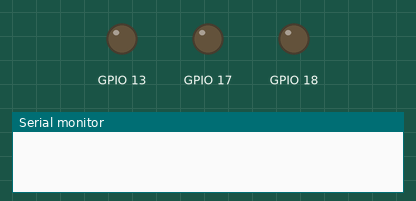
Simulated run of this sketch. Board: ESP32. Parts: output pins drawn as LEDs (lit = HIGH), the last lines printed to the serial monitor. I2S audio is not simulated (input reads silence).

Above: at 0.0 s.
At 2.5 s:
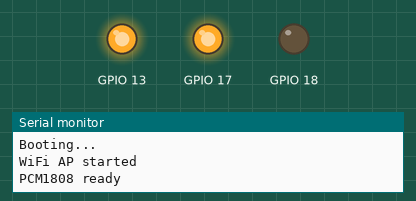
Timing chart, 0 to 4.0 s (numbered marks = the images above):
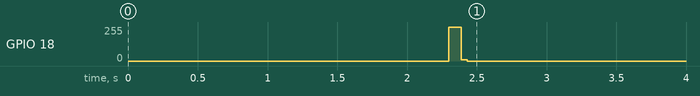

The sketch:

Sampler_code.ino.ino
```cpp
#include <WiFi.h>
#include <WiFiUdp.h>

#include "PCM1808Sampler.h"
#include "DigitalPot.h"
#include "WiFiStreamer.h"

//MODE VALG, skift til MODE_VOLT for lokal måling, MODE_RAW stream data til RPI4B
#define RUN_MODE MODE_RAW

// PCM1808Sampler, håndterer I2S og PCM1808 ADC sampling
PCM1808Sampler sampler(I2S_NUM_0);

// Digital potentiometer controlling analog gain before ADC
DigitalPot pot(18, 17, 13);

// WiFiStreamer, håndterer WIFI AP og sende UDP pakker
WiFiStreamer streamer("ESP32_Sampler", "12345678", IPAddress(192,168,4,2), 1234);

//RPI4B sender start til at starte sampling
WiFiUDP commandUdp;
const int commandPort = 1235;

// Setup
void setup()
{
    Serial.begin(115200);
    delay(2000);

    Serial.println("Booting...");

    if (RUN_MODE == MODE_RAW)
    {
        //Start Wifi og UDP streamer
        streamer.begin();
        //Lyt efter start fra RPI4B
        commandUdp.begin(commandPort);
        delay(200);
    }

    //init PCM1808 og I2S
    sampler.begin();

    //Init digital pot
    pot.begin();
    pot.calibrate();
    pot.setGain(29.0);
    delay(500);

    //Check mode: if MODE_RAW wait for start command and if MODE_VOLT print to serial monitor
    if (RUN_MODE == MODE_RAW)
    {
        Serial.println("RAW mode - waiting for START...");
    }
    else
    {
        Serial.println("VOLT mode - sampling...");
        sampler.sample(1.0, MODE_VOLT);
        Serial.println("Done");
    }
}

// Loop
void loop()
{
    //In MODE_Volt nothing happens due to printing a sample to serial monitor and then exiting
    if (RUN_MODE != MODE_RAW)
        return;

    //Check if UDP command package has been recived
    int packetSize = commandUdp.parsePacket();

    if (!packetSize)
        return; //No command do nothing

    char incoming[16];

    //Read incomming  string
    int len = commandUdp.read(incoming, sizeof(incoming) - 1);

    //Check if string is empty
    if (len <= 0)
        return;

    //Null terminate
    incoming[len] = '\0';

    //If incomming is "START", begin streaming audio
    if (strcmp(incoming, "START") == 0)
    {
        Serial.println("START received");

        streamer.reset();

        delay(50);  // giv Pi tid

        //Sample i 5 sekunder
        sampler.sample(5.0, MODE_RAW);

        Serial.println("Sampling done");
    }
}
```

DigitalPot.cpp
```cpp
#include "DigitalPot.h"

DigitalPot::DigitalPot(int inc, int ud, int cs)
: pinINC(inc), pinUD(ud), pinCS(cs), currentStep(0)
{}

void DigitalPot::begin() {
    pinMode(pinINC, OUTPUT);
    pinMode(pinUD, OUTPUT);
    pinMode(pinCS, OUTPUT);

    digitalWrite(pinINC, HIGH);
    digitalWrite(pinCS, HIGH);
    digitalWrite(pinUD, LOW);

    delay(50);
}

void DigitalPot::pulseINC() {
    digitalWrite(pinINC, HIGH);
    delayMicroseconds(10);
    digitalWrite(pinINC, LOW);
    delayMicroseconds(10);
}

void DigitalPot::beginDS() {
    digitalWrite(pinCS, LOW);
    delayMicroseconds(5);
}

void DigitalPot::endDS() {
    digitalWrite(pinCS, HIGH);
    delay(5);
}

void DigitalPot::calibrate() {

    beginDS();
    digitalWrite(pinUD, LOW);
    delayMicroseconds(10);

    for (int i = 0; i < 120; i++)
        pulseINC();

    endDS();
    currentStep = 0;
}

void DigitalPot::setStep(int logicalStep) {

    logicalStep = constrain(logicalStep, 0, MAX_STEP);
    int targetStep = MAX_STEP - logicalStep;
    int diff = targetStep - currentStep;

    if (diff == 0) return;

    beginDS();

    digitalWrite(pinUD, diff > 0 ? HIGH : LOW);
    delayMicroseconds(10);

    for (int i = 0; i < abs(diff); i++)
        pulseINC();

    endDS();
    currentStep = targetStep;
}

void DigitalPot::setGain(float gain)
{
    const float Rg = 3600.0f;
    const float Rpot_total = 100000.0f;

    // minimum gain er 2
    if (gain < 2.0f) gain = 2.0f;

    // beregn pot-modstand
    float Rpot = Rg * (gain - 2.0f);

    if (Rpot > Rpot_total) Rpot = Rpot_total;

    // konverter til step (0..99 fysisk)
    int physicalStep = (Rpot / Rpot_total) * 99.0f;

    physicalStep = constrain(physicalStep, 0, 99);

    // her kalder vi setStep DIREKTE med physicalStep
    // fordi setStep allerede inverterer internt
    setStep(physicalStep);
}
```

DigitalPot.h
```cpp
#ifndef DIGITALPOT_H
#define DIGITALPOT_H

#include <Arduino.h>

class DigitalPot {
private:
    int pinINC;
    int pinUD;
    int pinCS;

    static const int MAX_STEP = 99;
    int currentStep;

    void pulseINC();
    void beginDS();
    void endDS();

public:
    DigitalPot(int inc, int ud, int cs);

    void begin();
    void calibrate();
    void setStep(int logicalStep);
    void sweep(int maxStep, int delayMs);
    void setGain(float gain);
};

#endif
```

PCM1808Sampler.cpp
```cpp
#include "PCM1808Sampler.h"
#include "WiFiStreamer.h"

//global streamer
extern WiFiStreamer streamer;

PCM1808Sampler::PCM1808Sampler(i2s_port_t i2s_port)
{
    port = i2s_port;
}

void PCM1808Sampler::begin()
{
    i2s_config_t i2s_config = {
        .mode = (i2s_mode_t)(I2S_MODE_MASTER | I2S_MODE_RX),
        .sample_rate = SAMPLE_RATE,
        .bits_per_sample = I2S_BITS_PER_SAMPLE_32BIT,
        .channel_format = I2S_CHANNEL_FMT_RIGHT_LEFT, // Vi plukker self left channel ud senre
        .communication_format = I2S_COMM_FORMAT_I2S,
        .intr_alloc_flags = ESP_INTR_FLAG_LEVEL1,
        .dma_buf_count = 8,
        .dma_buf_len = 256,
        .use_apll = true,
        .tx_desc_auto_clear = false,
        .fixed_mclk = 24576000
    };

    i2s_pin_config_t pin_config;

    pin_config.bck_io_num   = 26;
    pin_config.ws_io_num    = 25;
    pin_config.data_out_num = I2S_PIN_NO_CHANGE;
    pin_config.data_in_num  = 21;
    pin_config.mck_io_num   = 3;

    i2s_driver_install(port, &i2s_config, 0, NULL);
    i2s_set_pin(port, &pin_config);

    delay(100);

    i2s_zero_dma_buffer(port);

    Serial.println("PCM1808 ready");
}

void PCM1808Sampler::sample(float durationSec, OutputMode mode)
{
    size_t bytesRead;
    uint32_t totalSamples = durationSec * SAMPLE_RATE;

    //Volt buffer
    static float voltBuffer[BLOCK_SAMPLES * 10];
    int voltIndex = 0;

    // Reset streamer ved MODE_RAW
    if (mode == MODE_RAW)
        streamer.reset();

    //Flush første samples (ADC stabilisering)
    int32_t dummy[BLOCK_SAMPLES * 2];
    for (int i = 0; i < 5; i++)
    {
        i2s_read(port,
                 (void*)dummy,
                 sizeof(dummy),
                 &bytesRead,
                 portMAX_DELAY);
    }

    //MAIN LOOP
    for (uint32_t i = 0; i < totalSamples; i += BLOCK_SAMPLES)
    {
        i2s_read(port,
                 (void*)rxBuffer,
                 sizeof(int32_t) * BLOCK_SAMPLES * 2,
                 &bytesRead,
                 portMAX_DELAY);

        int samplesRead = bytesRead / sizeof(int32_t);

        // KUN LEFT CHANNEL (spring hver anden over)
        for (int j = 0; j < samplesRead; j += 2)
        {
            int32_t raw = rxBuffer[j] >> 8;

            if (mode == MODE_RAW)
            {
                streamer.addSample(raw);
            }
            else
            {
                float normalized = (float)raw / 8388608.0f;
                float voltage = normalized * ADC_FULL_SCALE_VOLT;

                if (voltIndex < (BLOCK_SAMPLES * 10))
                {
                    voltBuffer[voltIndex++] = voltage;
                }
            }
        }
    }

    //Hvis MODE_VOLT bare send til local serial monitor
    if (mode == MODE_VOLT)
    {
        for (int i = 0; i < voltIndex; i++)
        {
            Serial.println(voltBuffer[i], 6);
        }
    }

    Serial.println("Sampling done");
}
```

PCM1808Sampler.h
```cpp
#ifndef PCM1808SAMPLER_H
#define PCM1808SAMPLER_H

#include <Arduino.h>
#include "driver/i2s.h"

//Set ADC samplerate 96 kHz
#define SAMPLE_RATE 96000

// ADC_FULL_SCALE_VOLT
#define ADC_FULL_SCALE_VOLT 1.41421356f

//BLOCK_SAMPLES
#define BLOCK_SAMPLES 256

//Enum indeholder de 2 modes
enum OutputMode {
    MODE_VOLT,
    MODE_RAW
};

//PCM1808Sampler class
class PCM1808Sampler {
private:
    //Hvilken I2S port bliver brugt
    i2s_port_t port;

    //PCM holder både left og right kannal derfor 2 samples pr. frame
    int32_t rxBuffer[BLOCK_SAMPLES * 2];
    int32_t txSilence[BLOCK_SAMPLES * 2];

public:
    //Gem I2S port nummber
    PCM1808Sampler(i2s_port_t i2s_port);

    //init I2S + PCM1808 pins + clocks
    void begin();

    void sample(float durationSec, OutputMode mode);
};

#endif
```

WiFiStreamer.cpp
```cpp
#include "WiFiStreamer.h"

//Wifistreamer, holder på WiFi relaterede variabler
WiFiStreamer::WiFiStreamer(const char* ssid, const char* password, IPAddress ip, int port)
{
    this->ssid = ssid;          //SSID for ESP32
    this->password = password;  //Adgangskode tol WIFI
    this->targetIP = ip;        //IP fra RPI4B
    this->port = port;          //UDP port

    index = 0;                  //Nuværende index i sample buffer
    sequence = 0;               //Pakke sekvens
}

//Start wifi AP
void WiFiStreamer::begin()
{
    //Start Wifi hotspot(AP)
    WiFi.softAP(ssid, password);

    //brug auto-assign port
    udp.begin(0);

    Serial.println("WiFi AP started");
}

//reset AP
void WiFiStreamer::reset()
{
    index = 0;      //Reset sample buffer
    sequence = 0;   //Reset package sekvens
}

//Tilføj et PCM sample til dens interne buffer, når buffer er fuld send en pakke
void WiFiStreamer::addSample(int32_t sample)
{
    //Gem samples i en buffer
    buffer[index++] = sample;

    //Hvis buffer er fuld, send buffer
    if (index >= UDP_SAMPLES)
    {
        //Start UDP pakke
        udp.beginPacket(targetIP, port);

        //send sequence først
        udp.write((uint8_t*)&sequence, sizeof(sequence));

        //send samples bagefter
        udp.write((uint8_t*)buffer, UDP_SAMPLES * sizeof(int32_t));

        //Slut UDP pakke
        udp.endPacket();

        //vigtigt for at undgå packet loss
        delayMicroseconds(300);

        //Nulstil buffer for index til næste pakke
        index = 0;

        //Forøg sequence number
        sequence++;
    }
}
```

WiFiStreamer.h
```cpp
#ifndef WIFI_STREAMER_H
#define WIFI_STREAMER_H

#include <Arduino.h>
#include <WiFi.h>
#include <WiFiUdp.h>

//WiFiStreamer, denne klasse håndtere alt Wifi og UDP for PCM1808
class WiFiStreamer {
private:
    //UDP socket brugt til at sende lyd pakker
    WiFiUDP udp;
    //IP adresse af raspberry pi
    IPAddress targetIP;
    //UDP port på raspberry pi
    int port;

    //UDP pakke størelse på 256 samples
    static const int UDP_SAMPLES = 256;

    //aloker buffer til udgående samples
    int32_t buffer[UDP_SAMPLES];
    //Nuværende index i buffer
    int index;
    //nuværende blok sekvens
    uint32_t sequence;

    //Wifi AP oplysninger
    const char* ssid;
    const char* password;

public:
    WiFiStreamer(const char* ssid, const char* password, IPAddress ip, int port);

    void begin();
    void addSample(int32_t sample);
    void reset();
};

#endif
```
